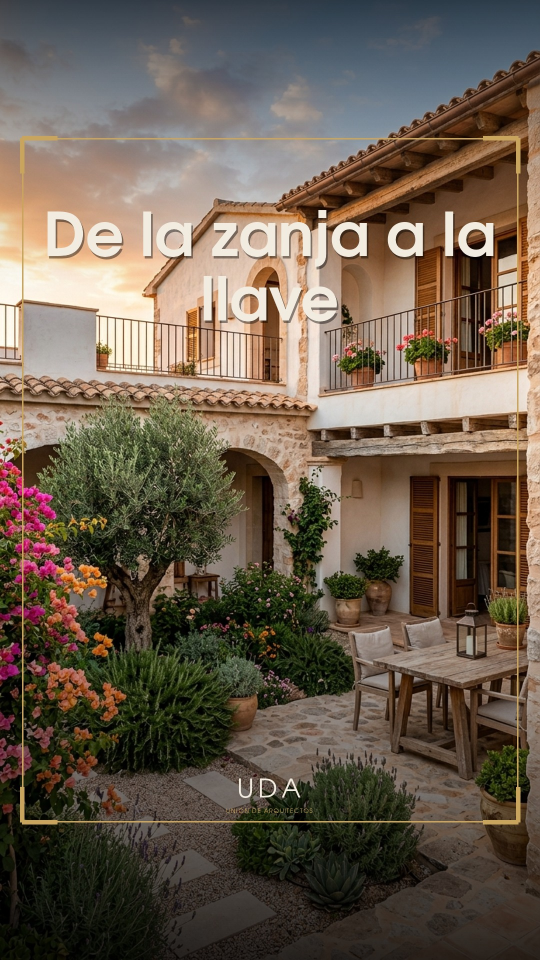
#> input picture prueba-40559820581/2026-10-27_manual_18_portada.jpg, 1080 x 1920 px (shown at 1/2 size)
$ python -i fx.py   (imports and definitions only)
#> lines starting #> are read from the running program, lines starting #| are printed output that depends on the picture
"""Piezas comunes de render (vídeo + audio) para los reels de UDA · Unión de Arquitectos.

Todo se dibuja a 1080x1920 y se codifica a 720x1280 (~2,5 Mbps, AAC 48 kHz, sin edit lists, moov al principio):
vídeos ligeros (~10 MB) que Instagram, TikTok y LinkedIn aceptan a la primera.
Marca: la de los documentos de UDA (tabla de presupuestos y listado de documentos): carbón #2b2b2b, piedra #f3f0ec /
#d8d2ca, bronce #7a6a58, arena #c9b9a6 para las etiquetas sobre carbón y gris #6b6b6b para el texto secundario.
Tipografía: TeX Gyre Adventor (geométrica, la misma de los documentos; licencia GUST en fonts/).
Sonido 100 % tonal (sin ruido blanco) + filtro final `dehiss` como red de seguridad.
"""
import math, os, random
import numpy as np
from PIL import Image, ImageDraw, ImageFilter, ImageFont

HERE = os.path.dirname(os.path.abspath(__file__))
W, H, FPS, SR = 1080, 1920, 25, 24000
OUT_W, OUT_H = 720, 1280
SAFE_TOP, SAFE_BOTTOM = 250, 1500      # la interfaz de Instagram/TikTok tapa arriba, abajo y la columna derecha
F_BOLD = os.path.join(HERE, "fonts", "texgyreadventor-bold.otf")
F_REG = os.path.join(HERE, "fonts", "texgyreadventor-regular.otf")
F_ITAL = os.path.join(HERE, "fonts", "texgyreadventor-italic.otf")
F900, F800 = F_BOLD, F_REG              # titulares / textos (nombres heredados del motor de TCAE)

# ---- marca UDA (colores medidos en los documentos de UDA)
CARBON = (43, 43, 43); CARBON_D = (30, 30, 30); PIEDRA = (243, 240, 236); PIEDRA_D = (216, 210, 202)
BRONCE = (122, 106, 88); ARENA = (201, 185, 166); GRIS = (107, 107, 107); WHITE = (255, 255, 255)
NEGRO = (12, 12, 12); NEGRO_C = (24, 23, 21); ORO = (200, 164, 93); ORO_D = (150, 120, 64); CREMA = (242, 236, 224)
TERRACOTA = (156, 74, 58)              # solo para marcar la opción trampa (sobrio, no rojo chillón)
INK, PAPER, MUTED, OK = CARBON, WHITE, GRIS, BRONCE
BORDER = (226, 220, 212)

_FONTS = {}


# [5 lines left out: function font, not called in this run]


def clamp(x, a=0.0, b=1.0): return max(a, min(b, x))
def eob(t, s=1.7):
    t = clamp(t) - 1; return t * t * ((s + 1) * t + s) + 1
def eo(t): t = clamp(t); return 1 - (1 - t) ** 3
def eio(t): t = clamp(t); return 3 * t * t - 2 * t * t * t


# [21 lines left out: functions spaced, logo, not called in this run]


def rule(w, color=BRONCE, h=6):
    im = Image.new("RGBA", (int(w), int(h)), tuple(color[:3]) + (255,))
    return im


# ------------------------------------------------------------------ texto
# [38 lines left out: functions wrap, fit_font, text_block, not called in this run]


def accent_pad(f):
    """Píxeles que sobresalen por arriba las mayúsculas con tilde (la fuente las dibuja por encima de la línea)."""
    return max(0, -f.getbbox("ÁÉÍÓÚÑ")[1]) + 2


# [52 lines left out: functions word_img, headline, pill, not called in this run]


def shadowed(im, blur=22, off=(0, 18), alpha=90):
    pad = blur * 3
    out = Image.new("RGBA", (im.width + 2 * pad, im.height + 2 * pad), (0, 0, 0, 0))
    sh = Image.new("RGBA", im.size, (4, 20, 18, 0)); sh.putalpha(im.getchannel("A").point(lambda a: a * alpha // 255))
    out.alpha_composite(sh, (pad + off[0], pad + off[1]))
    out = out.filter(ImageFilter.GaussianBlur(blur))
    out.alpha_composite(im, (pad, pad))
    return out


# [10 lines left out: function paste_center, not called in this run]


_BANDS = {}


# [23 lines left out: functions band_img, check_icon, cross_icon, not called in this run]


# ------------------------------------------------------------------ audio (todo tonal)
def tone(freq, dur, decay=18, vol=0.35):
    t = np.arange(int(SR * dur)) / SR
    return (np.sin(2 * np.pi * freq * t) * np.exp(-decay * t) * vol).astype(np.float32)


def tick(high=False): return tone(1500 if high else 1150, 0.05, 70, 0.22 if high else 0.15)


# [144 lines left out: functions whoosh, chime_ok, soft_hit, stamp, riser, study_beat and 3 more, not called in this run]


_ICON_RX = [("clock", r"tiempo|hora|horas|minut|rápid|semana|día|dias|días"), ("euro", r"€|coste|cost|precio|pag|factur|dinero|margen|sueldo|nómin|nomin|rentab|cobr"),
            ("team", r"equipo|plantilla|emplead|persona|contrat|socio|arquitecto|colaborador"),
            ("calendar", r"plazo|entrega|calendario|fecha|mes|meses|año"), ("plan", r"plano|proyecto|planimetr|revit|cad|modelo|bim|detalle"),
            ("doc", r"memoria|documento|pliego|estudio|presupuesto|medicion|certificad"), ("up", r"crec|más encargos|escal|aument|subir|ganar"),
            ("shield", r"firma|responsab|riesgo|seguridad|garant|revis|calidad")]


# [7 lines left out: function icon_for, not called in this run]


# ------------------------------------------------------------------ sonido premium (v2): música y transiciones
# Todo sintetizado aquí (sin licencias): piano eléctrico con armónicos, bajo, arpegio con eco, reverb por convolución y
# percusión suave. Varias progresiones y tempos: cada reel suena distinto pero siempre elegante (negro y oro en audio).
def _env(n, a=0.005, d=1.2, sr=SR):
    t = np.arange(n) / sr
    return np.clip(t / max(a, 1e-4), 0, 1) * np.exp(-t / d)


# [22 lines left out: functions epiano, _reverb, not called in this run]


PROGS = [  # (acordes en Hz, raíz del bajo) — maj7 / m9: sofisticado, tranquilo y con brillo
    [((261.6, 329.6, 392.0, 493.9), 65.4), ((220.0, 261.6, 329.6, 392.0), 55.0),
     ((174.6, 220.0, 261.6, 329.6), 87.3), ((196.0, 246.9, 293.7, 392.0), 98.0)],      # Cmaj7 Am7 Fmaj7 G6
    [((293.7, 349.2, 440.0, 523.3), 73.4), ((196.0, 246.9, 349.2, 440.0), 98.0),
     ((261.6, 329.6, 392.0, 493.9), 65.4), ((220.0, 261.6, 329.6, 392.0), 55.0)],      # Dm7 G9 Cmaj7 Am7
    [((233.1, 293.7, 349.2, 440.0), 58.3), ((196.0, 233.1, 293.7, 349.2), 98.0),
     ((207.7, 261.6, 311.1, 392.0), 51.9), ((174.6, 220.0, 261.6, 349.2), 87.3)],      # Bbmaj7 Gm7 Abmaj7 F
]


# [98 lines left out: functions premium_beat, _band_noise, whoosh2, impact, blip, tick2 and 1 more, not called in this run]

>>> import cv2
>>> picture = cv2.imread('prueba-40559820581/2026-10-27_manual_18_portada.jpg', cv2.IMREAD_GRAYSCALE)
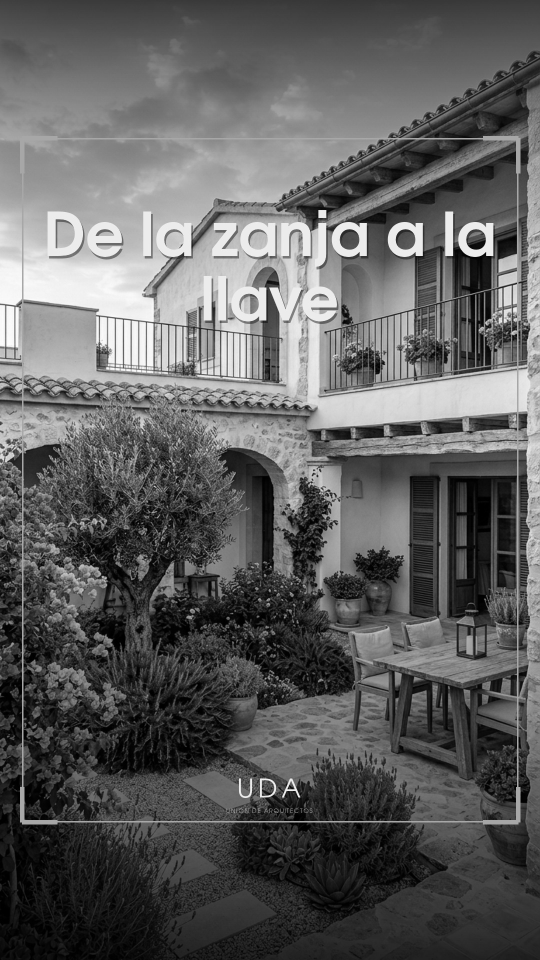
#> picture: shape (1920, 1080) (shown at 1/2 size); min 0, max 255, mean 94.7
>>> result = shadowed(picture)
#> (the run stopped early here; a loop or call above may not have finished)
